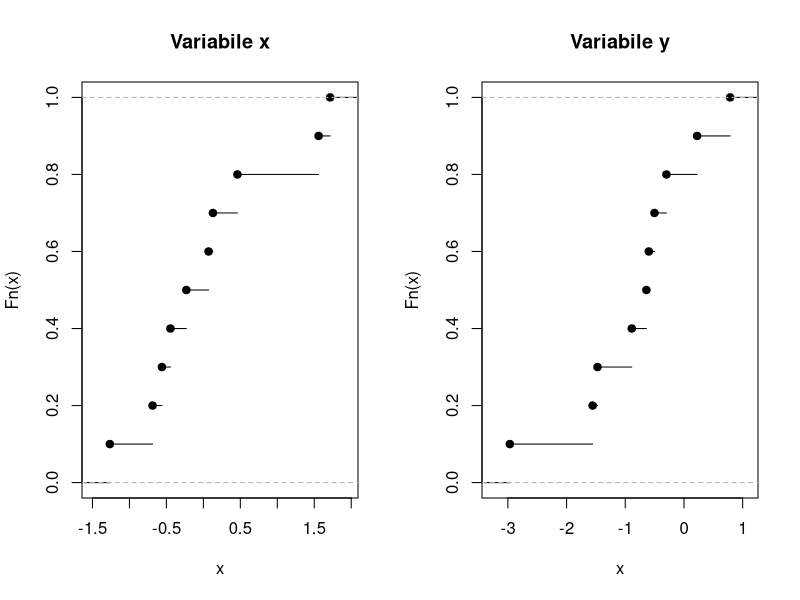

Source code (R):
## ---- chunk 1
knitr::opts_chunk$set(echo = F, eval = T, message = F, warning = F, error = F, comment = NA, cache = F, include = T, R.options = list(width = 100), collapse = T, dpi = 200, fig.align = "center", fig.height = 4, fig.width = 8)
## ---- chunk 2
set.seed(123)
x <- rnorm(10)
y <- rnorm(10, -1)

par(mfrow=c(1,2))
plot(ecdf(x), main = "Variabile x")
plot(ecdf(y), main = "Variabile y")
## ---- chunk 3
round(y,2)
## ---- chunk 4
round(x,2)
